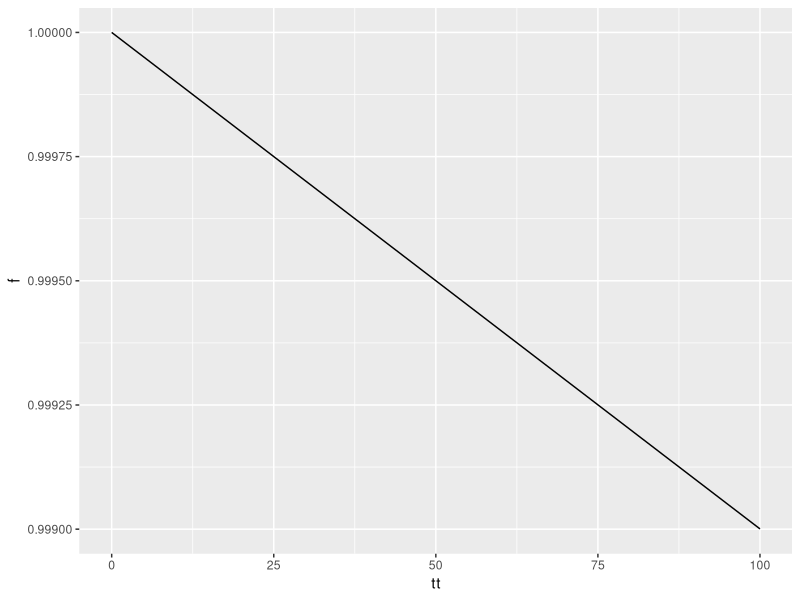

Recreate this plot in R.
## ---- chunk 1
library(tidyverse)
## ---- chunk 2
od_tt <- data.frame(o_id = c("A", "A", "A", "B", "B", "B", "C", "C", "C"), # Three origins
                    d_id = c("1", "2", "3", "1", "2", "3", "1", "2", "3"), # Three destinations
                    tt = c(15, 30, 100, 30, 15, 100, 100, 100, 15), # Travel time
                    pop = c(50000, 50000, 50000, 150000, 150000, 150000, 10000, 10000, 10000), # Population
                    opp = c(100000, 100000, 10000, 100000, 100000, 10000, 100000, 100000, 10000)) # Jobs
## ---- chunk 3
b <- 0.00001
## ---- chunk 4
od_tt <- od_tt |>
  mutate(f = exp(-b * tt))
## ---- chunk 5
S <- od_tt |>
  group_by(o_id) |>
  summarize(S = sum(opp * f),
            .groups = "drop")
S
## ---- chunk 6

data.frame(tt = seq(0,100,5)) %>% mutate(f=exp(-b*tt)) %>% ggplot(aes(x=tt, y=f)) + geom_line()
## ---- chunk 7
LOS_j <- od_tt |>
  group_by(d_id) |>
  summarize(opp = first(opp),
            D_j = sum(pop * f),
            .groups = "drop") |>
  mutate(LOS_j = opp/D_j)

LOS_j
## ---- chunk 8
50000 * exp(-b * 15) + 150000 * exp(-b * 30) + 10000 * exp(-b * 100)
50000 * exp(-b * 30) + 150000 * exp(-b * 15) + 10000 * exp(-b * 100)
50000 * exp(-b * 100) + 150000 * exp(-b * 100) + 10000 * exp(-b * 15)
## ---- chunk 9
LOS_j |>
  pull(D_j) |>
  sum()
## ---- chunk 10
od_tt |>
  distinct(o_id, 
           .keep_all = TRUE) |>
  pull(pop) |>
  sum()
## ---- chunk 11
D_i <- od_tt |>
  group_by(o_id) |>
  summarize(D_i = sum(pop * f),
            .groups = "drop")

D_i
sum(D_i$D_i)
## ---- chunk 12
od_tt |>
  distinct(o_id, 
           .keep_all = TRUE) |>
  pull(pop) |>
  sum() - LOS_j |>
  pull(D_j) |>
  sum()
## ---- chunk 13
A <- od_tt %>%
  left_join(LOS_j |>
              dplyr::select(d_id, LOS_j),
            by = "d_id")

A
## ---- chunk 14
A <- A |>
  group_by(o_id) |>
  summarize(A = sum(LOS_j * f))

A
## ---- chunk 15
A |>
  mutate(nominal_jobs = A * c(50000,
                              150000,
                              10000)) |>
  pull(nominal_jobs)

A |>
  mutate(nominal_jobs = A * c(50000,
                              150000,
                              10000)) |>
  pull(nominal_jobs) |>
  sum()
## ---- chunk 16
# Workers traveling for jobs from each zone
A |>
  mutate(nominal_jobs = A * D_i$D_i) |>
  pull(nominal_jobs)

A |>
  mutate(nominal_jobs = A * LOS_j$D_j) |>
  pull(nominal_jobs) |>
  sum()
## ---- chunk 17
A |>
  mutate(nominal_jobs = A * c(50000,
                              150000,
                              10000)) |>
  pull(nominal_jobs) |>
  sum()
## ---- chunk 18
#defining the spatial availability function
sp_avail <- function(x, o_id, d_id, pop, opp, r, f, alpha = 1){

  o_id <- rlang::enquo(o_id)
  d_id <- rlang::enquo(d_id)
  pop <- rlang::enquo(pop)
  opp <- rlang::enquo(opp)
  r <- rlang::enquo(r)
  f <- rlang::enquo(f)

  sum_pop <- x %>%
    dplyr::distinct(!!o_id,
                    .keep_all = TRUE) %>%
    dplyr::mutate(sum_pop = !!r*(!!pop)^alpha) %>%
    dplyr::pull(sum_pop) %>%
    sum()

  f_p <- dplyr::pull(x, !!r) * dplyr::pull(x, !!pop)^alpha / sum_pop

  sum_impedance <- x %>%
    dplyr::group_by(!!d_id) %>%
    dplyr::summarize(sum_impedance = sum(!!f))

  x <- x %>%
    dplyr::left_join(sum_impedance,
                     by = rlang::as_name(d_id))

  f_c <- dplyr::pull(x, !!f) / x$sum_impedance

  x$f_c <- f_c
  x$f_p <- f_p

  sum_pa <- x %>%
    dplyr::group_by(!!d_id) %>%
    dplyr::summarize(sum_pa= sum(f_p * f_c))

  x <- x %>%
    dplyr::left_join(sum_pa,
                     by = rlang::as_name(d_id))
  f_t <- (f_p * f_c) / dplyr::pull(x, sum_pa)

  dplyr::pull(x, !!opp) * f_t
}
## ---- chunk 19
V_i <- od_tt %>%
  mutate(r = 1) %>%
  mutate(V_ij = sp_avail(.,
                        o_id = o_id, 
                        d_id = d_id, 
                        pop = pop, 
                        opp = opp, 
                        r = r, 
                        f = f, 
                        alpha = 1))
V_i
## ---- chunk 20
V_i |>
  pull(V_ij) |>
  sum()
## ---- chunk 21
V_i |>
  group_by(o_id) |>
  summarize(V_i = sum(V_ij),
            .groups = "drop")
## ---- chunk 22
V_i |>
  group_by(o_id) |>
  summarize(V_i = sum(V_ij),
            .groups = "drop") |>
  mutate(v_i = V_i / c(50000, 150000, 10000)) |>
  pull(v_i)
## ---- chunk 23
j1<-(100000*exp(-0.1*15))/(50000 * exp(-b * 15) + 150000 * exp(-b * 30) + 10000 * exp(-b * 100))
j2<-(100000*exp(-0.1*30))/(50000 * exp(-b * 30) + 150000 * exp(-b * 15) + 10000 * exp(-b * 100))
j3<-(10000*exp(-0.1*100))/(50000 * exp(-b * 100) + 150000 * exp(-b * 100) + 10000 * exp(-b * 15))

j1+j2+j3
